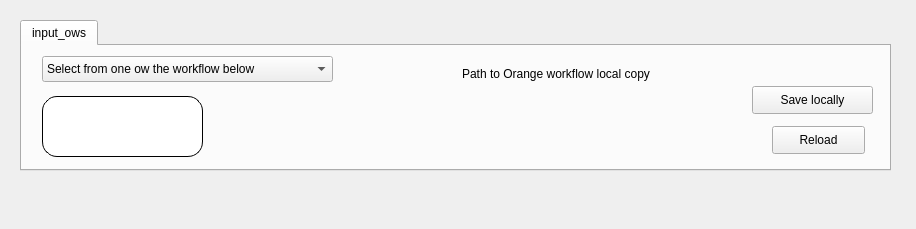
<?xml version="1.0" encoding="UTF-8"?>
<ui version="4.0">
 <class>Form</class>
 <widget class="QWidget" name="Form">
  <property name="geometry">
   <rect>
    <x>0</x>
    <y>0</y>
    <width>916</width>
    <height>229</height>
   </rect>
  </property>
  <property name="windowTitle">
   <string>Form</string>
  </property>
  <widget class="QLabel" name="BandeauImageHKH">
   <property name="geometry">
    <rect>
     <x>0</x>
     <y>0</y>
     <width>881</width>
     <height>21</height>
    </rect>
   </property>
   <property name="text">
    <string/>
   </property>
   <property name="pixmap">
    <pixmap>../../../../../../../../../../../.designer/img/bandeau_pour_orange_18px.png</pixmap>
   </property>
  </widget>
  <widget class="QLabel" name="label_2">
   <property name="geometry">
    <rect>
     <x>30</x>
     <y>210</y>
     <width>55</width>
     <height>16</height>
    </rect>
   </property>
   <property name="text">
    <string/>
   </property>
  </widget>
  <widget class="QTabWidget" name="tabWidget">
   <property name="geometry">
    <rect>
     <x>20</x>
     <y>20</y>
     <width>871</width>
     <height>151</height>
    </rect>
   </property>
   <property name="currentIndex">
    <number>0</number>
   </property>
   <property name="tabBarAutoHide">
    <bool>false</bool>
   </property>
   <widget class="QWidget" name="tab">
    <attribute name="title">
     <string>input_ows</string>
    </attribute>
    <widget class="QPushButton" name="pushButton_select_tabfile">
     <property name="geometry">
      <rect>
       <x>730</x>
       <y>40</y>
       <width>121</width>
       <height>28</height>
      </rect>
     </property>
     <property name="text">
      <string>Save locally</string>
     </property>
    </widget>
    <widget class="QLabel" name="label">
     <property name="geometry">
      <rect>
       <x>440</x>
       <y>20</y>
       <width>421</width>
       <height>16</height>
      </rect>
     </property>
     <property name="text">
      <string>Path to Orange workflow local copy</string>
     </property>
    </widget>
    <widget class="QPushButton" name="pushButton_reload">
     <property name="geometry">
      <rect>
       <x>750</x>
       <y>80</y>
       <width>93</width>
       <height>28</height>
      </rect>
     </property>
     <property name="text">
      <string>Reload</string>
     </property>
    </widget>
    <widget class="QPushButton" name="pushButton_show_hkh_website">
     <property name="geometry">
      <rect>
       <x>20</x>
       <y>50</y>
       <width>161</width>
       <height>61</height>
      </rect>
     </property>
     <property name="styleSheet">
      <string notr="true">background-color: white;
color: black;
border-style: outset;
border-width: 1px;
border-color: black;
border-radius: 15px;</string>
     </property>
     <property name="text">
      <string/>
     </property>
    </widget>
    <widget class="QComboBox" name="comboBox">
     <property name="geometry">
      <rect>
       <x>20</x>
       <y>10</y>
       <width>291</width>
       <height>26</height>
      </rect>
     </property>
     <item>
      <property name="text">
       <string>Select from one ow the workflow below</string>
      </property>
     </item>
    </widget>
   </widget>
  </widget>
  <widget class="QPushButton" name="button_link">
   <property name="geometry">
    <rect>
     <x>0</x>
     <y>0</y>
     <width>881</width>
     <height>21</height>
    </rect>
   </property>
   <property name="cursor">
    <cursorShape>PointingHandCursor</cursorShape>
   </property>
   <property name="focusPolicy">
    <enum>Qt::NoFocus</enum>
   </property>
   <property name="text">
    <string/>
   </property>
   <property name="icon">
    <iconset>
     <normaloff>../img/bandeau_pour_orange_18px.png</normaloff>
     <normalon>../img/bandeau_pour_orange_18px.png</normalon>
     <disabledoff>../img/bandeau_pour_orange_18px.png</disabledoff>
     <disabledon>../img/bandeau_pour_orange_18px.png</disabledon>
     <activeoff>../img/bandeau_pour_orange_18px.png</activeoff>
     <activeon>../img/bandeau_pour_orange_18px.png</activeon>
     <selectedoff>../img/bandeau_pour_orange_18px.png</selectedoff>
     <selectedon>../img/bandeau_pour_orange_18px.png</selectedon>../img/bandeau_pour_orange_18px.png</iconset>
   </property>
   <property name="default">
    <bool>false</bool>
   </property>
   <property name="flat">
    <bool>true</bool>
   </property>
  </widget>
 </widget>
 <resources/>
 <connections/>
</ui>
